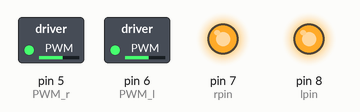
Bench run of a sketch on a simulated Arduino Uno, built with avr-gcc and run on an emulated ATmega328P. On the bench: switched loads named in the sketch (green lamp = pin HIGH), output pins drawn as LEDs (lit = HIGH).

Above: at 1.0 s.
At 3.0 s:
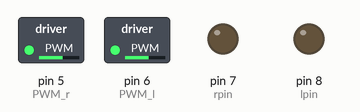
Timing chart, 0 to 5.2 s (numbered marks = the images above):
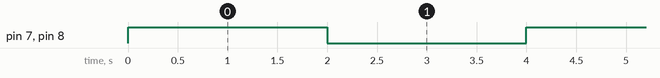

Measured:
- by itself, pin 7 (rpin), pin 8 (lpin): alternates HIGH for 2.0 s and LOW for 2.0 s

The sketch:

motor_test.ino
```cpp
const int PWM_r = 5;//右モーターPWM
const int PWM_l = 6;//左モーターPWM
const int rpin = 7;//右モーター出力
const int lpin = 8;//左モーター出力

void setup() {
  Serial.begin(9600);
  pinMode(rpin,OUTPUT);
  pinMode(lpin,OUTPUT);
  analogWrite(PWM_r,150);
  analogWrite(PWM_l,150);
}

void loop() {
  digitalWrite(rpin,HIGH);
  digitalWrite(lpin,HIGH);
  delay(2000);
  digitalWrite(rpin,LOW);
  digitalWrite(lpin,LOW);
  delay(2000);
}
```
